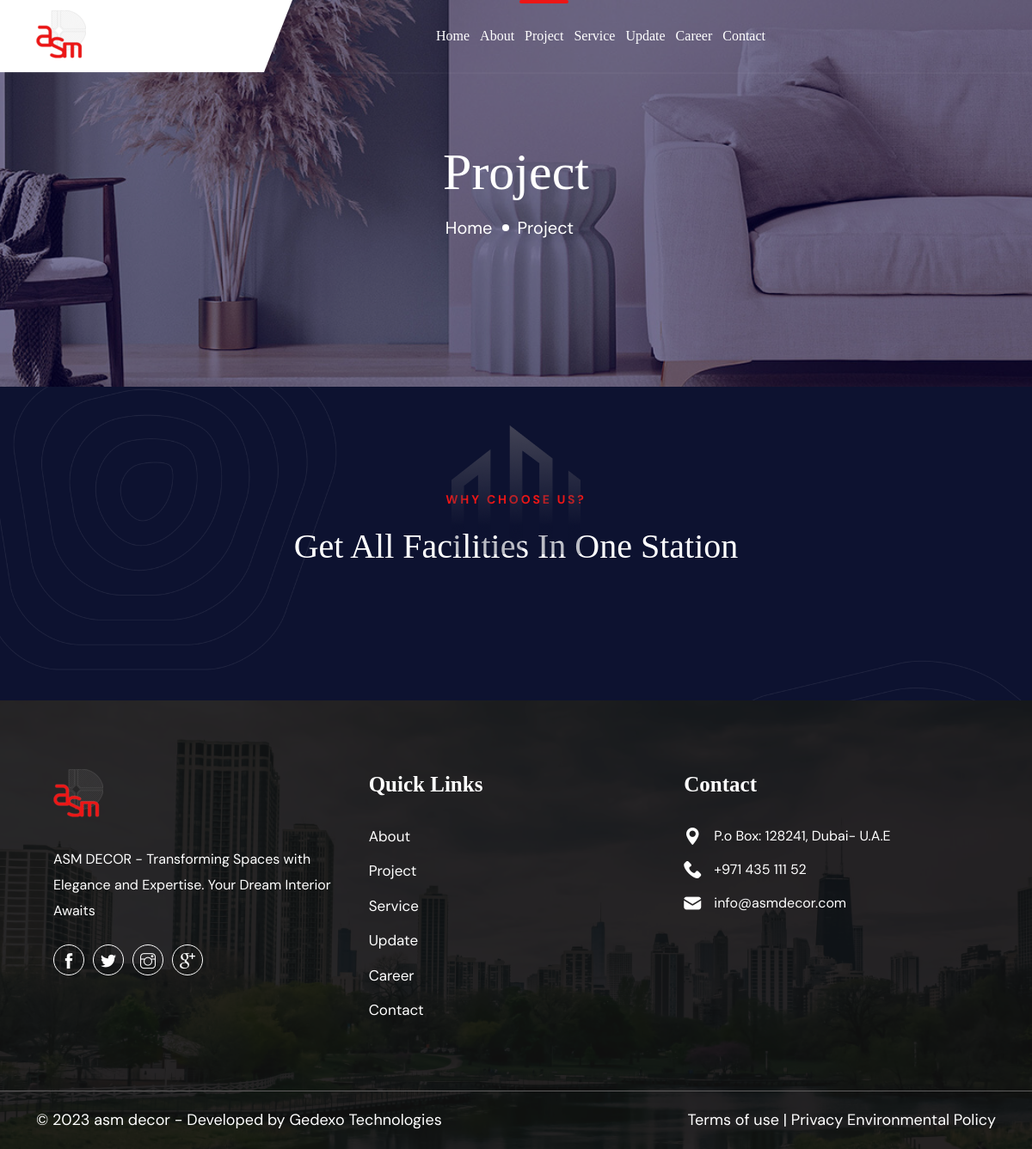
Before: /project/ with the older database file.
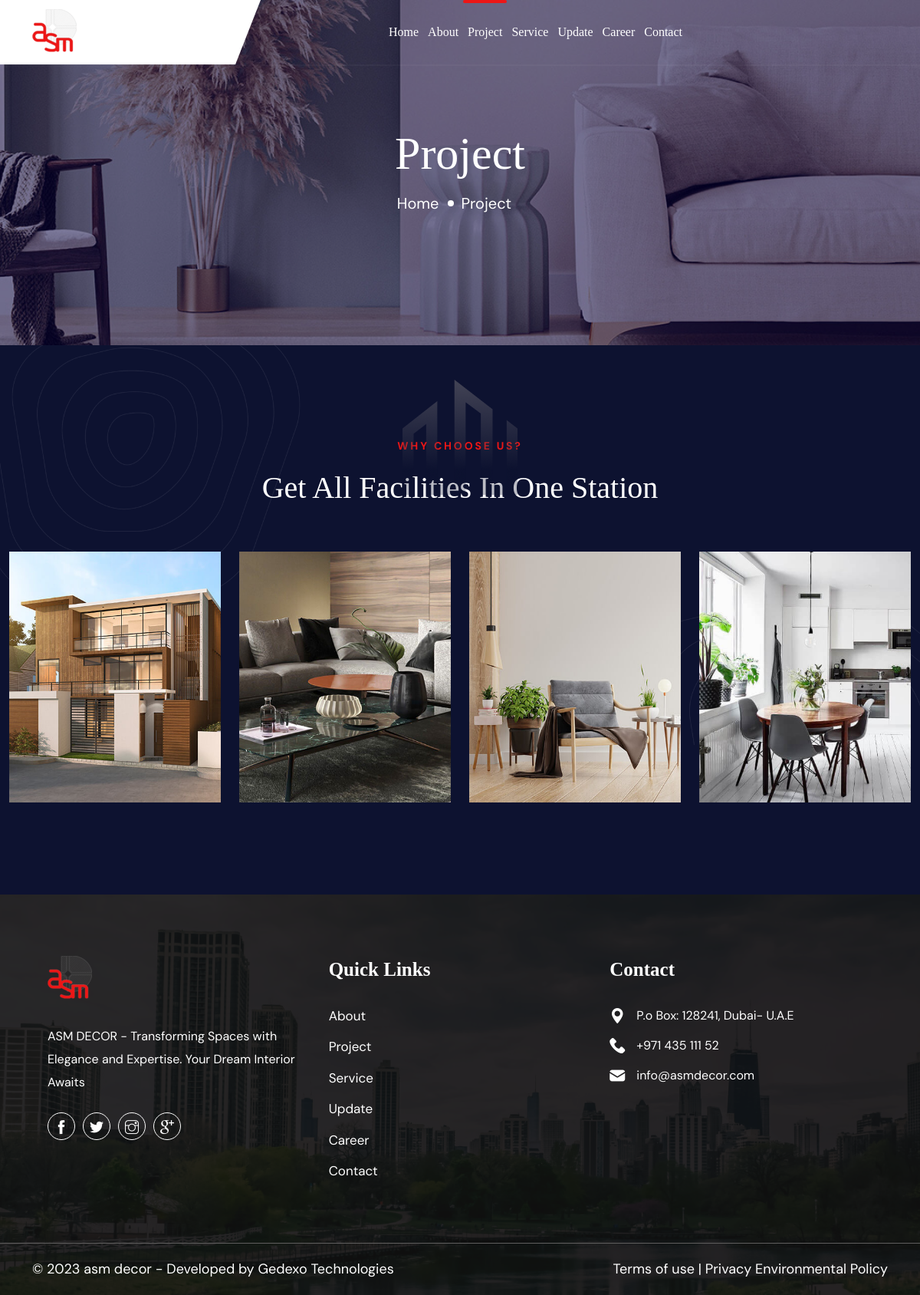
After: the same page with the newer database file.
### web/models.py (models this page shows, shortened)
class Project(models.Model):
    image=models.ImageField(upload_to="project")
    title=models.CharField(max_length=100)

### web/views.py (the view)
# urls.py: path("project/", views.ProjectListView.as_view(), name="project"),
class ProjectListView(ListView):
    model = Project
    def get_context_data(self, **kwargs):
        context = super().get_context_data(**kwargs)
        context["is_project"] = True
        return context

### templates/web/project_list.html (shortened to what this page needs)
{% extends "web/base.html" %}
{% load static %}
{% block content %}
        <section class="wpo-page-title">
            <div class="container">
                <div class="row">
                    <div class="col col-xs-12">
                        <div class="wpo-breadcumb-wrap">
                            <h2>Project</h2>
                            <ol class="wpo-breadcumb-wrap">
                                <li><a href="index-2.html">Home</a></li>
                                <li>Project</li>
                            </ol>
                        </div>
                    </div>
                </div>
            </div>
        </section>
        <section class="wpo-service-section-s3 section-padding">
            <div class="shape-1">
                <img src="assets/images/scervice-shap-1.png" alt="">
            </div>
            <div class="container-fluid">
                <div class="row justify-content-center">
                    <div class="col-lg-6 col-12">
                        <div class="wpo-section-title">
                            <span>WHY CHOOSE US?</span>
                            <h2>Get All Facilities In One Station</h2>
                            <div class="shape-title">
                                <img src="assets/images/section-title-shape.png" alt="">
                            </div>
                        </div>
                    </div>
                </div>
                <div class="scervice-wrap">
                    <div class="row gutter-y">
                        {% for project in project_list %}
                        <div class="col-lg-3 col-md-6 col-12">
                            <div class="scervice-item">
                                <div class="scervice-item-img">
                                    <img src="{{project.image.url}}" alt="">
                                </div>
                            </div>
                        </div>
                        {% endfor %}
                    </div>
                </div>
            </div>
        </section>
 {% endblock %}

Changed rows visible on the page:
added Project: image (picture)
added Project: image (picture)
added Project: image (picture)
added Project: image (picture)
